Frame 1 (no input): blank canvas, image omitted
Frame 60 (the mouse pressed at the canvas centre just before this capture): blank canvas, image omitted
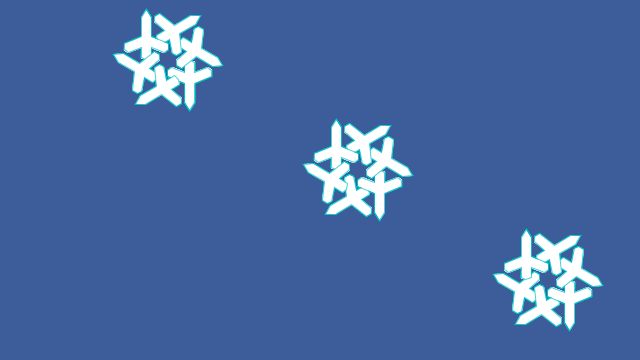
Frame 120 (the mouse held since frame 60 and released just before this capture)

The Processing sketch whose frames 1 and 60 were blank and that drew this single picture after the mouse press (run headless with seeded random() and noise(); from frame 60 on, the mouse is pressed at the canvas centre):

// Processing sketch: snow_2
// ── snow_2.pde
int angle = 0;
PShape snow;
int i;

void setup() {
  size(640, 360);
  background(61,93,154);
 noStroke();
  fill(0, 102);
  
  snow = createShape(); 
  snow.beginShape(); 
  snow.translate(-22, -50); 
  snow. fill (255);
  snow.stroke( 0, 190, 200,180);
  //snow.noStroke(); 
  
  snow.vertex( 22, 50 ); //lower point 
  snow.vertex( 17, 42 ); //begin left side 
  snow.vertex( 17, 23 ); 
  snow.vertex( 0, 16 ); 
  snow.vertex( 0, 10 ); 
  snow.vertex( 4, 7 ); 
  snow.vertex( 17, 12 ); 
  snow.vertex( 17, 2 ); //end left side 
  snow.vertex( 22, 0 ); //top point 
  snow.vertex( 27, 2 ); //begin right side 
  snow.vertex( 27, 12 ); 
  snow.vertex( 40, 7 );
  snow.vertex( 44, 10 ); 
  snow.vertex( 44, 16 ); 
  snow.vertex( 27, 23 );
  snow.vertex( 27, 42 ); //end right side
  snow.endShape(CLOSE);
}

void draw() {
   //Draw only when mouse is pressed

  //void mouseClicked () {
    if (mousePressed == true) {
      //angle += 10;   
      float val = cos(radians(angle)) * 12.0;
    for (int a = 0; a < 360; a += 75) {
      float xoff = cos(radians(a)) * val;
      float yoff = sin(radians(a)) * val;

//translate(width/6, height/6);
translate(190, 110);
   shape(snow);
   point (0,0);
   snow.rotate(radians(60)); //times snow flake shape is rotated
   i++;  
  } 
   
 //translate(width/2, height/2);
 //  shape(snow);
 //  //stroke(255, 2, 2);
 //  //point(0, 0);
 //  snow.rotate(radians(60));
 //  i++;
 //  if (i>6) { 
 //  noLoop();

  }

    }
    //}
